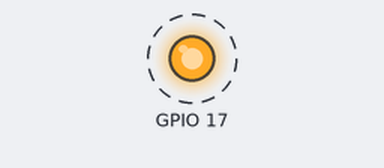
The program below on a simulated Raspberry Pi (BCM pin numbers). On the bench: output pins drawn as LEDs (lit = HIGH). Dashed ring = blinking. What the program prints to the terminal is not drawn.

Above: at 0.02 s.
Timing chart, 0 to 3.0 s (numbered marks = the images above):
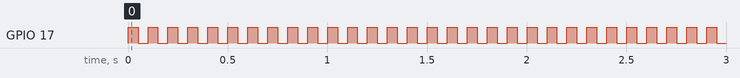

The program:

test.py
```python
import RPi.GPIO as gpio
import time as time

port = 17
delay = 50.0 / 1000.0

gpio.setmode(gpio.BCM)
gpio.setup(port + 0, gpio.OUT)

for x in range(10000):
	gpio.output(port + 0, gpio.HIGH)
	time.sleep(delay)
	gpio.output(port + 0, gpio.LOW)
	time.sleep(delay)
	print x
```

Measured:
- by itself, GPIO 17: alternates HIGH for 0.05 s and LOW for 0.05 s
